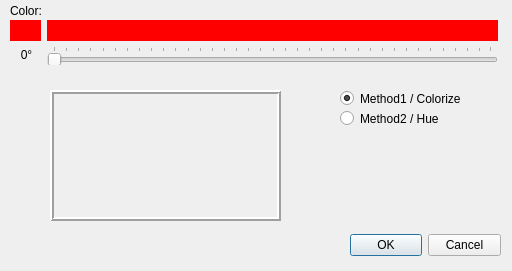
<?xml version="1.0" encoding="UTF-8"?>
<ui version="4.0">
 <class>HueDialog</class>
 <widget class="QDialog" name="HueDialog">
  <property name="geometry">
   <rect>
    <x>0</x>
    <y>0</y>
    <width>512</width>
    <height>271</height>
   </rect>
  </property>
  <property name="windowTitle">
   <string>Hue variation</string>
  </property>
  <widget class="QDialogButtonBox" name="buttonBox">
   <property name="geometry">
    <rect>
     <x>350</x>
     <y>230</y>
     <width>151</width>
     <height>31</height>
    </rect>
   </property>
   <property name="orientation">
    <enum>Qt::Horizontal</enum>
   </property>
   <property name="standardButtons">
    <set>QDialogButtonBox::Cancel|QDialogButtonBox::Ok</set>
   </property>
  </widget>
  <widget class="QLabel" name="valueLabel">
   <property name="geometry">
    <rect>
     <x>11</x>
     <y>44</y>
     <width>31</width>
     <height>21</height>
    </rect>
   </property>
   <property name="text">
    <string>0°</string>
   </property>
   <property name="alignment">
    <set>Qt::AlignCenter</set>
   </property>
  </widget>
  <widget class="QLabel" name="label">
   <property name="geometry">
    <rect>
     <x>10</x>
     <y>0</y>
     <width>41</width>
     <height>21</height>
    </rect>
   </property>
   <property name="text">
    <string>Color:</string>
   </property>
  </widget>
  <widget class="QLabel" name="spectrumLabel">
   <property name="geometry">
    <rect>
     <x>47</x>
     <y>20</y>
     <width>451</width>
     <height>21</height>
    </rect>
   </property>
   <property name="palette">
    <palette>
     <active>
      <colorrole role="WindowText">
       <brush brushstyle="SolidPattern">
        <color alpha="255">
         <red>0</red>
         <green>0</green>
         <blue>0</blue>
        </color>
       </brush>
      </colorrole>
      <colorrole role="Button">
       <brush brushstyle="SolidPattern">
        <color alpha="255">
         <red>255</red>
         <green>0</green>
         <blue>0</blue>
        </color>
       </brush>
      </colorrole>
      <colorrole role="Light">
       <brush brushstyle="SolidPattern">
        <color alpha="255">
         <red>255</red>
         <green>127</green>
         <blue>127</blue>
        </color>
       </brush>
      </colorrole>
      <colorrole role="Midlight">
       <brush brushstyle="SolidPattern">
        <color alpha="255">
         <red>255</red>
         <green>63</green>
         <blue>63</blue>
        </color>
       </brush>
      </colorrole>
      <colorrole role="Dark">
       <brush brushstyle="SolidPattern">
        <color alpha="255">
         <red>127</red>
         <green>0</green>
         <blue>0</blue>
        </color>
       </brush>
      </colorrole>
      <colorrole role="Mid">
       <brush brushstyle="SolidPattern">
        <color alpha="255">
         <red>170</red>
         <green>0</green>
         <blue>0</blue>
        </color>
       </brush>
      </colorrole>
      <colorrole role="Text">
       <brush brushstyle="SolidPattern">
        <color alpha="255">
         <red>0</red>
         <green>0</green>
         <blue>0</blue>
        </color>
       </brush>
      </colorrole>
      <colorrole role="BrightText">
       <brush brushstyle="SolidPattern">
        <color alpha="255">
         <red>255</red>
         <green>255</green>
         <blue>255</blue>
        </color>
       </brush>
      </colorrole>
      <colorrole role="ButtonText">
       <brush brushstyle="SolidPattern">
        <color alpha="255">
         <red>0</red>
         <green>0</green>
         <blue>0</blue>
        </color>
       </brush>
      </colorrole>
      <colorrole role="Base">
       <brush brushstyle="SolidPattern">
        <color alpha="255">
         <red>255</red>
         <green>255</green>
         <blue>255</blue>
        </color>
       </brush>
      </colorrole>
      <colorrole role="Window">
       <brush brushstyle="SolidPattern">
        <color alpha="255">
         <red>255</red>
         <green>0</green>
         <blue>0</blue>
        </color>
       </brush>
      </colorrole>
      <colorrole role="Shadow">
       <brush brushstyle="SolidPattern">
        <color alpha="255">
         <red>0</red>
         <green>0</green>
         <blue>0</blue>
        </color>
       </brush>
      </colorrole>
      <colorrole role="AlternateBase">
       <brush brushstyle="SolidPattern">
        <color alpha="255">
         <red>255</red>
         <green>127</green>
         <blue>127</blue>
        </color>
       </brush>
      </colorrole>
      <colorrole role="ToolTipBase">
       <brush brushstyle="SolidPattern">
        <color alpha="255">
         <red>255</red>
         <green>255</green>
         <blue>220</blue>
        </color>
       </brush>
      </colorrole>
      <colorrole role="ToolTipText">
       <brush brushstyle="SolidPattern">
        <color alpha="255">
         <red>0</red>
         <green>0</green>
         <blue>0</blue>
        </color>
       </brush>
      </colorrole>
     </active>
     <inactive>
      <colorrole role="WindowText">
       <brush brushstyle="SolidPattern">
        <color alpha="255">
         <red>0</red>
         <green>0</green>
         <blue>0</blue>
        </color>
       </brush>
      </colorrole>
      <colorrole role="Button">
       <brush brushstyle="SolidPattern">
        <color alpha="255">
         <red>255</red>
         <green>0</green>
         <blue>0</blue>
        </color>
       </brush>
      </colorrole>
      <colorrole role="Light">
       <brush brushstyle="SolidPattern">
        <color alpha="255">
         <red>255</red>
         <green>127</green>
         <blue>127</blue>
        </color>
       </brush>
      </colorrole>
      <colorrole role="Midlight">
       <brush brushstyle="SolidPattern">
        <color alpha="255">
         <red>255</red>
         <green>63</green>
         <blue>63</blue>
        </color>
       </brush>
      </colorrole>
      <colorrole role="Dark">
       <brush brushstyle="SolidPattern">
        <color alpha="255">
         <red>127</red>
         <green>0</green>
         <blue>0</blue>
        </color>
       </brush>
      </colorrole>
      <colorrole role="Mid">
       <brush brushstyle="SolidPattern">
        <color alpha="255">
         <red>170</red>
         <green>0</green>
         <blue>0</blue>
        </color>
       </brush>
      </colorrole>
      <colorrole role="Text">
       <brush brushstyle="SolidPattern">
        <color alpha="255">
         <red>0</red>
         <green>0</green>
         <blue>0</blue>
        </color>
       </brush>
      </colorrole>
      <colorrole role="BrightText">
       <brush brushstyle="SolidPattern">
        <color alpha="255">
         <red>255</red>
         <green>255</green>
         <blue>255</blue>
        </color>
       </brush>
      </colorrole>
      <colorrole role="ButtonText">
       <brush brushstyle="SolidPattern">
        <color alpha="255">
         <red>0</red>
         <green>0</green>
         <blue>0</blue>
        </color>
       </brush>
      </colorrole>
      <colorrole role="Base">
       <brush brushstyle="SolidPattern">
        <color alpha="255">
         <red>255</red>
         <green>255</green>
         <blue>255</blue>
        </color>
       </brush>
      </colorrole>
      <colorrole role="Window">
       <brush brushstyle="SolidPattern">
        <color alpha="255">
         <red>255</red>
         <green>0</green>
         <blue>0</blue>
        </color>
       </brush>
      </colorrole>
      <colorrole role="Shadow">
       <brush brushstyle="SolidPattern">
        <color alpha="255">
         <red>0</red>
         <green>0</green>
         <blue>0</blue>
        </color>
       </brush>
      </colorrole>
      <colorrole role="AlternateBase">
       <brush brushstyle="SolidPattern">
        <color alpha="255">
         <red>255</red>
         <green>127</green>
         <blue>127</blue>
        </color>
       </brush>
      </colorrole>
      <colorrole role="ToolTipBase">
       <brush brushstyle="SolidPattern">
        <color alpha="255">
         <red>255</red>
         <green>255</green>
         <blue>220</blue>
        </color>
       </brush>
      </colorrole>
      <colorrole role="ToolTipText">
       <brush brushstyle="SolidPattern">
        <color alpha="255">
         <red>0</red>
         <green>0</green>
         <blue>0</blue>
        </color>
       </brush>
      </colorrole>
     </inactive>
     <disabled>
      <colorrole role="WindowText">
       <brush brushstyle="SolidPattern">
        <color alpha="255">
         <red>127</red>
         <green>0</green>
         <blue>0</blue>
        </color>
       </brush>
      </colorrole>
      <colorrole role="Button">
       <brush brushstyle="SolidPattern">
        <color alpha="255">
         <red>255</red>
         <green>0</green>
         <blue>0</blue>
        </color>
       </brush>
      </colorrole>
      <colorrole role="Light">
       <brush brushstyle="SolidPattern">
        <color alpha="255">
         <red>255</red>
         <green>127</green>
         <blue>127</blue>
        </color>
       </brush>
      </colorrole>
      <colorrole role="Midlight">
       <brush brushstyle="SolidPattern">
        <color alpha="255">
         <red>255</red>
         <green>63</green>
         <blue>63</blue>
        </color>
       </brush>
      </colorrole>
      <colorrole role="Dark">
       <brush brushstyle="SolidPattern">
        <color alpha="255">
         <red>127</red>
         <green>0</green>
         <blue>0</blue>
        </color>
       </brush>
      </colorrole>
      <colorrole role="Mid">
       <brush brushstyle="SolidPattern">
        <color alpha="255">
         <red>170</red>
         <green>0</green>
         <blue>0</blue>
        </color>
       </brush>
      </colorrole>
      <colorrole role="Text">
       <brush brushstyle="SolidPattern">
        <color alpha="255">
         <red>127</red>
         <green>0</green>
         <blue>0</blue>
        </color>
       </brush>
      </colorrole>
      <colorrole role="BrightText">
       <brush brushstyle="SolidPattern">
        <color alpha="255">
         <red>255</red>
         <green>255</green>
         <blue>255</blue>
        </color>
       </brush>
      </colorrole>
      <colorrole role="ButtonText">
       <brush brushstyle="SolidPattern">
        <color alpha="255">
         <red>127</red>
         <green>0</green>
         <blue>0</blue>
        </color>
       </brush>
      </colorrole>
      <colorrole role="Base">
       <brush brushstyle="SolidPattern">
        <color alpha="255">
         <red>255</red>
         <green>0</green>
         <blue>0</blue>
        </color>
       </brush>
      </colorrole>
      <colorrole role="Window">
       <brush brushstyle="SolidPattern">
        <color alpha="255">
         <red>255</red>
         <green>0</green>
         <blue>0</blue>
        </color>
       </brush>
      </colorrole>
      <colorrole role="Shadow">
       <brush brushstyle="SolidPattern">
        <color alpha="255">
         <red>0</red>
         <green>0</green>
         <blue>0</blue>
        </color>
       </brush>
      </colorrole>
      <colorrole role="AlternateBase">
       <brush brushstyle="SolidPattern">
        <color alpha="255">
         <red>255</red>
         <green>0</green>
         <blue>0</blue>
        </color>
       </brush>
      </colorrole>
      <colorrole role="ToolTipBase">
       <brush brushstyle="SolidPattern">
        <color alpha="255">
         <red>255</red>
         <green>255</green>
         <blue>220</blue>
        </color>
       </brush>
      </colorrole>
      <colorrole role="ToolTipText">
       <brush brushstyle="SolidPattern">
        <color alpha="255">
         <red>0</red>
         <green>0</green>
         <blue>0</blue>
        </color>
       </brush>
      </colorrole>
     </disabled>
    </palette>
   </property>
   <property name="autoFillBackground">
    <bool>true</bool>
   </property>
   <property name="frameShape">
    <enum>QFrame::NoFrame</enum>
   </property>
   <property name="frameShadow">
    <enum>QFrame::Plain</enum>
   </property>
   <property name="text">
    <string/>
   </property>
  </widget>
  <widget class="QSlider" name="horizontalSlider">
   <property name="geometry">
    <rect>
     <x>47</x>
     <y>46</y>
     <width>451</width>
     <height>19</height>
    </rect>
   </property>
   <property name="maximum">
    <number>359</number>
   </property>
   <property name="orientation">
    <enum>Qt::Horizontal</enum>
   </property>
   <property name="tickPosition">
    <enum>QSlider::TicksAbove</enum>
   </property>
  </widget>
  <widget class="QLabel" name="colorLabel">
   <property name="geometry">
    <rect>
     <x>10</x>
     <y>20</y>
     <width>31</width>
     <height>21</height>
    </rect>
   </property>
   <property name="palette">
    <palette>
     <active>
      <colorrole role="WindowText">
       <brush brushstyle="SolidPattern">
        <color alpha="255">
         <red>0</red>
         <green>0</green>
         <blue>0</blue>
        </color>
       </brush>
      </colorrole>
      <colorrole role="Button">
       <brush brushstyle="SolidPattern">
        <color alpha="255">
         <red>255</red>
         <green>0</green>
         <blue>0</blue>
        </color>
       </brush>
      </colorrole>
      <colorrole role="Light">
       <brush brushstyle="SolidPattern">
        <color alpha="255">
         <red>255</red>
         <green>127</green>
         <blue>127</blue>
        </color>
       </brush>
      </colorrole>
      <colorrole role="Midlight">
       <brush brushstyle="SolidPattern">
        <color alpha="255">
         <red>255</red>
         <green>63</green>
         <blue>63</blue>
        </color>
       </brush>
      </colorrole>
      <colorrole role="Dark">
       <brush brushstyle="SolidPattern">
        <color alpha="255">
         <red>127</red>
         <green>0</green>
         <blue>0</blue>
        </color>
       </brush>
      </colorrole>
      <colorrole role="Mid">
       <brush brushstyle="SolidPattern">
        <color alpha="255">
         <red>170</red>
         <green>0</green>
         <blue>0</blue>
        </color>
       </brush>
      </colorrole>
      <colorrole role="Text">
       <brush brushstyle="SolidPattern">
        <color alpha="255">
         <red>0</red>
         <green>0</green>
         <blue>0</blue>
        </color>
       </brush>
      </colorrole>
      <colorrole role="BrightText">
       <brush brushstyle="SolidPattern">
        <color alpha="255">
         <red>255</red>
         <green>255</green>
         <blue>255</blue>
        </color>
       </brush>
      </colorrole>
      <colorrole role="ButtonText">
       <brush brushstyle="SolidPattern">
        <color alpha="255">
         <red>0</red>
         <green>0</green>
         <blue>0</blue>
        </color>
       </brush>
      </colorrole>
      <colorrole role="Base">
       <brush brushstyle="SolidPattern">
        <color alpha="255">
         <red>255</red>
         <green>255</green>
         <blue>255</blue>
        </color>
       </brush>
      </colorrole>
      <colorrole role="Window">
       <brush brushstyle="SolidPattern">
        <color alpha="255">
         <red>255</red>
         <green>0</green>
         <blue>0</blue>
        </color>
       </brush>
      </colorrole>
      <colorrole role="Shadow">
       <brush brushstyle="SolidPattern">
        <color alpha="255">
         <red>0</red>
         <green>0</green>
         <blue>0</blue>
        </color>
       </brush>
      </colorrole>
      <colorrole role="AlternateBase">
       <brush brushstyle="SolidPattern">
        <color alpha="255">
         <red>255</red>
         <green>127</green>
         <blue>127</blue>
        </color>
       </brush>
      </colorrole>
      <colorrole role="ToolTipBase">
       <brush brushstyle="SolidPattern">
        <color alpha="255">
         <red>255</red>
         <green>255</green>
         <blue>220</blue>
        </color>
       </brush>
      </colorrole>
      <colorrole role="ToolTipText">
       <brush brushstyle="SolidPattern">
        <color alpha="255">
         <red>0</red>
         <green>0</green>
         <blue>0</blue>
        </color>
       </brush>
      </colorrole>
     </active>
     <inactive>
      <colorrole role="WindowText">
       <brush brushstyle="SolidPattern">
        <color alpha="255">
         <red>0</red>
         <green>0</green>
         <blue>0</blue>
        </color>
       </brush>
      </colorrole>
      <colorrole role="Button">
       <brush brushstyle="SolidPattern">
        <color alpha="255">
         <red>255</red>
         <green>0</green>
         <blue>0</blue>
        </color>
       </brush>
      </colorrole>
      <colorrole role="Light">
       <brush brushstyle="SolidPattern">
        <color alpha="255">
         <red>255</red>
         <green>127</green>
         <blue>127</blue>
        </color>
       </brush>
      </colorrole>
      <colorrole role="Midlight">
       <brush brushstyle="SolidPattern">
        <color alpha="255">
         <red>255</red>
         <green>63</green>
         <blue>63</blue>
        </color>
       </brush>
      </colorrole>
      <colorrole role="Dark">
       <brush brushstyle="SolidPattern">
        <color alpha="255">
         <red>127</red>
         <green>0</green>
         <blue>0</blue>
        </color>
       </brush>
      </colorrole>
      <colorrole role="Mid">
       <brush brushstyle="SolidPattern">
        <color alpha="255">
         <red>170</red>
         <green>0</green>
         <blue>0</blue>
        </color>
       </brush>
      </colorrole>
      <colorrole role="Text">
       <brush brushstyle="SolidPattern">
        <color alpha="255">
         <red>0</red>
         <green>0</green>
         <blue>0</blue>
        </color>
       </brush>
      </colorrole>
      <colorrole role="BrightText">
       <brush brushstyle="SolidPattern">
        <color alpha="255">
         <red>255</red>
         <green>255</green>
         <blue>255</blue>
        </color>
       </brush>
      </colorrole>
      <colorrole role="ButtonText">
       <brush brushstyle="SolidPattern">
        <color alpha="255">
         <red>0</red>
         <green>0</green>
         <blue>0</blue>
        </color>
       </brush>
      </colorrole>
      <colorrole role="Base">
       <brush brushstyle="SolidPattern">
        <color alpha="255">
         <red>255</red>
         <green>255</green>
         <blue>255</blue>
        </color>
       </brush>
      </colorrole>
      <colorrole role="Window">
       <brush brushstyle="SolidPattern">
        <color alpha="255">
         <red>255</red>
         <green>0</green>
         <blue>0</blue>
        </color>
       </brush>
      </colorrole>
      <colorrole role="Shadow">
       <brush brushstyle="SolidPattern">
        <color alpha="255">
         <red>0</red>
         <green>0</green>
         <blue>0</blue>
        </color>
       </brush>
      </colorrole>
      <colorrole role="AlternateBase">
       <brush brushstyle="SolidPattern">
        <color alpha="255">
         <red>255</red>
         <green>127</green>
         <blue>127</blue>
        </color>
       </brush>
      </colorrole>
      <colorrole role="ToolTipBase">
       <brush brushstyle="SolidPattern">
        <color alpha="255">
         <red>255</red>
         <green>255</green>
         <blue>220</blue>
        </color>
       </brush>
      </colorrole>
      <colorrole role="ToolTipText">
       <brush brushstyle="SolidPattern">
        <color alpha="255">
         <red>0</red>
         <green>0</green>
         <blue>0</blue>
        </color>
       </brush>
      </colorrole>
     </inactive>
     <disabled>
      <colorrole role="WindowText">
       <brush brushstyle="SolidPattern">
        <color alpha="255">
         <red>127</red>
         <green>0</green>
         <blue>0</blue>
        </color>
       </brush>
      </colorrole>
      <colorrole role="Button">
       <brush brushstyle="SolidPattern">
        <color alpha="255">
         <red>255</red>
         <green>0</green>
         <blue>0</blue>
        </color>
       </brush>
      </colorrole>
      <colorrole role="Light">
       <brush brushstyle="SolidPattern">
        <color alpha="255">
         <red>255</red>
         <green>127</green>
         <blue>127</blue>
        </color>
       </brush>
      </colorrole>
      <colorrole role="Midlight">
       <brush brushstyle="SolidPattern">
        <color alpha="255">
         <red>255</red>
         <green>63</green>
         <blue>63</blue>
        </color>
       </brush>
      </colorrole>
      <colorrole role="Dark">
       <brush brushstyle="SolidPattern">
        <color alpha="255">
         <red>127</red>
         <green>0</green>
         <blue>0</blue>
        </color>
       </brush>
      </colorrole>
      <colorrole role="Mid">
       <brush brushstyle="SolidPattern">
        <color alpha="255">
         <red>170</red>
         <green>0</green>
         <blue>0</blue>
        </color>
       </brush>
      </colorrole>
      <colorrole role="Text">
       <brush brushstyle="SolidPattern">
        <color alpha="255">
         <red>127</red>
         <green>0</green>
         <blue>0</blue>
        </color>
       </brush>
      </colorrole>
      <colorrole role="BrightText">
       <brush brushstyle="SolidPattern">
        <color alpha="255">
         <red>255</red>
         <green>255</green>
         <blue>255</blue>
        </color>
       </brush>
      </colorrole>
      <colorrole role="ButtonText">
       <brush brushstyle="SolidPattern">
        <color alpha="255">
         <red>127</red>
         <green>0</green>
         <blue>0</blue>
        </color>
       </brush>
      </colorrole>
      <colorrole role="Base">
       <brush brushstyle="SolidPattern">
        <color alpha="255">
         <red>255</red>
         <green>0</green>
         <blue>0</blue>
        </color>
       </brush>
      </colorrole>
      <colorrole role="Window">
       <brush brushstyle="SolidPattern">
        <color alpha="255">
         <red>255</red>
         <green>0</green>
         <blue>0</blue>
        </color>
       </brush>
      </colorrole>
      <colorrole role="Shadow">
       <brush brushstyle="SolidPattern">
        <color alpha="255">
         <red>0</red>
         <green>0</green>
         <blue>0</blue>
        </color>
       </brush>
      </colorrole>
      <colorrole role="AlternateBase">
       <brush brushstyle="SolidPattern">
        <color alpha="255">
         <red>255</red>
         <green>0</green>
         <blue>0</blue>
        </color>
       </brush>
      </colorrole>
      <colorrole role="ToolTipBase">
       <brush brushstyle="SolidPattern">
        <color alpha="255">
         <red>255</red>
         <green>255</green>
         <blue>220</blue>
        </color>
       </brush>
      </colorrole>
      <colorrole role="ToolTipText">
       <brush brushstyle="SolidPattern">
        <color alpha="255">
         <red>0</red>
         <green>0</green>
         <blue>0</blue>
        </color>
       </brush>
      </colorrole>
     </disabled>
    </palette>
   </property>
   <property name="autoFillBackground">
    <bool>true</bool>
   </property>
   <property name="frameShape">
    <enum>QFrame::NoFrame</enum>
   </property>
   <property name="frameShadow">
    <enum>QFrame::Plain</enum>
   </property>
   <property name="text">
    <string/>
   </property>
  </widget>
  <widget class="QLabel" name="previewLabel">
   <property name="geometry">
    <rect>
     <x>50</x>
     <y>90</y>
     <width>231</width>
     <height>131</height>
    </rect>
   </property>
   <property name="sizePolicy">
    <sizepolicy hsizetype="Preferred" vsizetype="Preferred">
     <horstretch>0</horstretch>
     <verstretch>0</verstretch>
    </sizepolicy>
   </property>
   <property name="autoFillBackground">
    <bool>true</bool>
   </property>
   <property name="frameShape">
    <enum>QFrame::Box</enum>
   </property>
   <property name="frameShadow">
    <enum>QFrame::Raised</enum>
   </property>
   <property name="lineWidth">
    <number>2</number>
   </property>
   <property name="text">
    <string/>
   </property>
  </widget>
  <widget class="QRadioButton" name="method1">
   <property name="geometry">
    <rect>
     <x>340</x>
     <y>90</y>
     <width>161</width>
     <height>17</height>
    </rect>
   </property>
   <property name="text">
    <string>Method1 / Colorize</string>
   </property>
   <property name="checked">
    <bool>true</bool>
   </property>
  </widget>
  <widget class="QRadioButton" name="method2">
   <property name="geometry">
    <rect>
     <x>340</x>
     <y>110</y>
     <width>141</width>
     <height>17</height>
    </rect>
   </property>
   <property name="text">
    <string>Method2 / Hue</string>
   </property>
  </widget>
 </widget>
 <resources/>
 <connections>
  <connection>
   <sender>buttonBox</sender>
   <signal>accepted()</signal>
   <receiver>HueDialog</receiver>
   <slot>accept()</slot>
   <hints>
    <hint type="sourcelabel">
     <x>248</x>
     <y>254</y>
    </hint>
    <hint type="destinationlabel">
     <x>157</x>
     <y>274</y>
    </hint>
   </hints>
  </connection>
  <connection>
   <sender>buttonBox</sender>
   <signal>rejected()</signal>
   <receiver>HueDialog</receiver>
   <slot>reject()</slot>
   <hints>
    <hint type="sourcelabel">
     <x>316</x>
     <y>260</y>
    </hint>
    <hint type="destinationlabel">
     <x>286</x>
     <y>274</y>
    </hint>
   </hints>
  </connection>
 </connections>
</ui>
